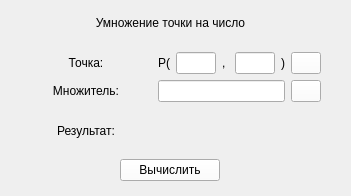
         <widget class="QWidget" name="page_2">
          <property name="geometry">
           <rect>
            <x>0</x>
            <y>0</y>
            <width>351</width>
            <height>196</height>
           </rect>
          </property>
          <property name="palette">
           <palette>
            <active>
             <colorrole role="Button">
              <brush brushstyle="SolidPattern">
               <color alpha="255">
                <red>255</red>
                <green>255</green>
                <blue>255</blue>
               </color>
              </brush>
             </colorrole>
            </active>
            <inactive>
             <colorrole role="Button">
              <brush brushstyle="SolidPattern">
               <color alpha="255">
                <red>255</red>
                <green>255</green>
                <blue>255</blue>
               </color>
              </brush>
             </colorrole>
            </inactive>
            <disabled>
             <colorrole role="Button">
              <brush brushstyle="SolidPattern">
               <color alpha="255">
                <red>255</red>
                <green>255</green>
                <blue>255</blue>
               </color>
              </brush>
             </colorrole>
            </disabled>
           </palette>
          </property>
          <property name="autoFillBackground">
           <bool>true</bool>
          </property>
          <property name="styleSheet">
           <string notr="true"/>
          </property>
          <attribute name="label">
           <string>Кратность точки</string>
          </attribute>
          <widget class="QWidget" name="gridLayoutWidget_4">
           <property name="geometry">
            <rect>
             <x>20</x>
             <y>0</y>
             <width>301</width>
             <height>181</height>
            </rect>
           </property>
           <layout class="QGridLayout" name="gridLayout_4" rowstretch="1,0,0,1,0" columnstretch="1,0,0,0,0,0,0">
            <item row="3" column="0">
             <widget class="QLabel" name="label_18">
              <property name="text">
               <string>Результат:</string>
              </property>
              <property name="alignment">
               <set>Qt::AlignCenter</set>
              </property>
             </widget>
            </item>
            <item row="3" column="1" colspan="6">
             <widget class="QLabel" name="resultMul">
              <property name="text">
               <string/>
              </property>
              <property name="alignment">
               <set>Qt::AlignCenter</set>
              </property>
             </widget>
            </item>
            <item row="4" column="0" colspan="7">
             <layout class="QHBoxLayout" name="horizontalLayout_4">
              <item>
               <widget class="QPushButton" name="mulButton">
                <property name="maximumSize">
                 <size>
                  <width>100</width>
                  <height>16777215</height>
                 </size>
                </property>
                <property name="text">
                 <string>Вычислить</string>
                </property>
                <property name="autoDefault">
                 <bool>true</bool>
                </property>
               </widget>
              </item>
             </layout>
            </item>
            <item row="1" column="4">
             <widget class="QLineEdit" name="yMulLineEdit">
              <property name="maximumSize">
               <size>
                <width>40</width>
                <height>16777215</height>
               </size>
              </property>
              <property name="alignment">
               <set>Qt::AlignRight|Qt::AlignTrailing|Qt::AlignVCenter</set>
              </property>
             </widget>
            </item>
            <item row="2" column="6">
             <widget class="QPushButton" name="randomValueButton_1">
              <property name="maximumSize">
               <size>
                <width>30</width>
                <height>16777215</height>
               </size>
              </property>
              <property name="text">
               <string/>
              </property>
              <property name="icon">
               <iconset>
                <normaloff>play.png</normaloff>play.png</iconset>
              </property>
             </widget>
            </item>
            <item row="1" column="0">
             <widget class="QLabel" name="label_22">
              <property name="text">
               <string>Точка:</string>
              </property>
              <property name="textFormat">
               <enum>Qt::AutoText</enum>
              </property>
              <property name="alignment">
               <set>Qt::AlignCenter</set>
              </property>
             </widget>
            </item>
            <item row="1" column="1">
             <widget class="QLabel" name="label_20">
              <property name="text">
               <string>P(</string>
              </property>
              <property name="alignment">
               <set>Qt::AlignRight|Qt::AlignTrailing|Qt::AlignVCenter</set>
              </property>
             </widget>
            </item>
            <item row="1" column="5">
             <widget class="QLabel" name="label_17">
              <property name="text">
               <string>)</string>
              </property>
             </widget>
            </item>
            <item row="1" column="6">
             <widget class="QPushButton" name="randomPointButton_3">
              <property name="maximumSize">
               <size>
                <width>30</width>
                <height>16777215</height>
               </size>
              </property>
              <property name="text">
               <string/>
              </property>
              <property name="icon">
               <iconset>
                <normaloff>play.png</normaloff>play.png</iconset>
              </property>
             </widget>
            </item>
            <item row="0" column="0" colspan="7">
             <widget class="QLabel" name="label_25">
              <property name="text">
               <string>Умножение точки на число</string>
              </property>
              <property name="alignment">
               <set>Qt::AlignCenter</set>
              </property>
             </widget>
            </item>
            <item row="2" column="0">
             <widget class="QLabel" name="label_21">
              <property name="text">
               <string>Множитель:</string>
              </property>
              <property name="alignment">
               <set>Qt::AlignCenter</set>
              </property>
             </widget>
            </item>
            <item row="2" column="1" colspan="5">
             <widget class="QLineEdit" name="valueMulLineEdit">
              <property name="alignment">
               <set>Qt::AlignCenter</set>
              </property>
             </widget>
            </item>
            <item row="1" column="3">
             <widget class="QLabel" name="label_24">
              <property name="text">
               <string>, </string>
              </property>
              <property name="alignment">
               <set>Qt::AlignCenter</set>
              </property>
             </widget>
            </item>
            <item row="1" column="2">
             <widget class="QLineEdit" name="xMulLineEdit">
              <property name="maximumSize">
               <size>
                <width>40</width>
                <height>16777215</height>
               </size>
              </property>
              <property name="alignment">
               <set>Qt::AlignRight|Qt::AlignTrailing|Qt::AlignVCenter</set>
              </property>
             </widget>
            </item>
           </layout>
          </widget>
         </widget>
